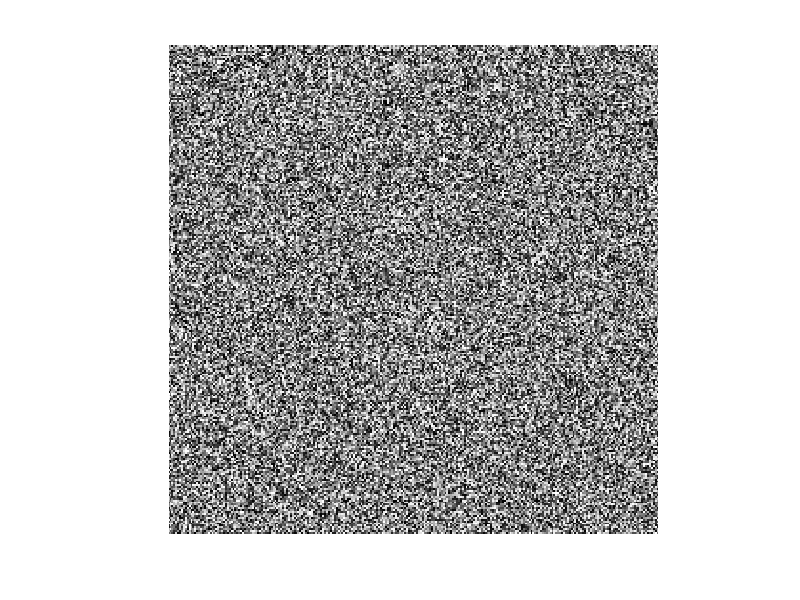

MATLAB code to generate this figure:
% Example Matlab script as provided with textbook:
%
%  Fundamentals of Digital Image Processing: A Practical Approach with Examples in Matlab
%  Chris J. Solomon and Toby P. Breckon, Wiley-Blackwell, 2010
%  ISBN: 0470844736, DOI:10.1002/9780470689776, http://www.fundipbook.com
%
B=rand(256).*1000;      % Generate random image array in range 0-1000 

imshow(B);              % Poor contrast results using imshow because data 
                        % exceeds expected range

imagesc(B);             % imagesc automatically scales colourmap to data
axis image; axis off;   % range
colormap(gray); colorbar;

imshow(B,[0 1000]);     % But if we specify range of data explicitly then                    
                        % imshow also displays correct image contrast